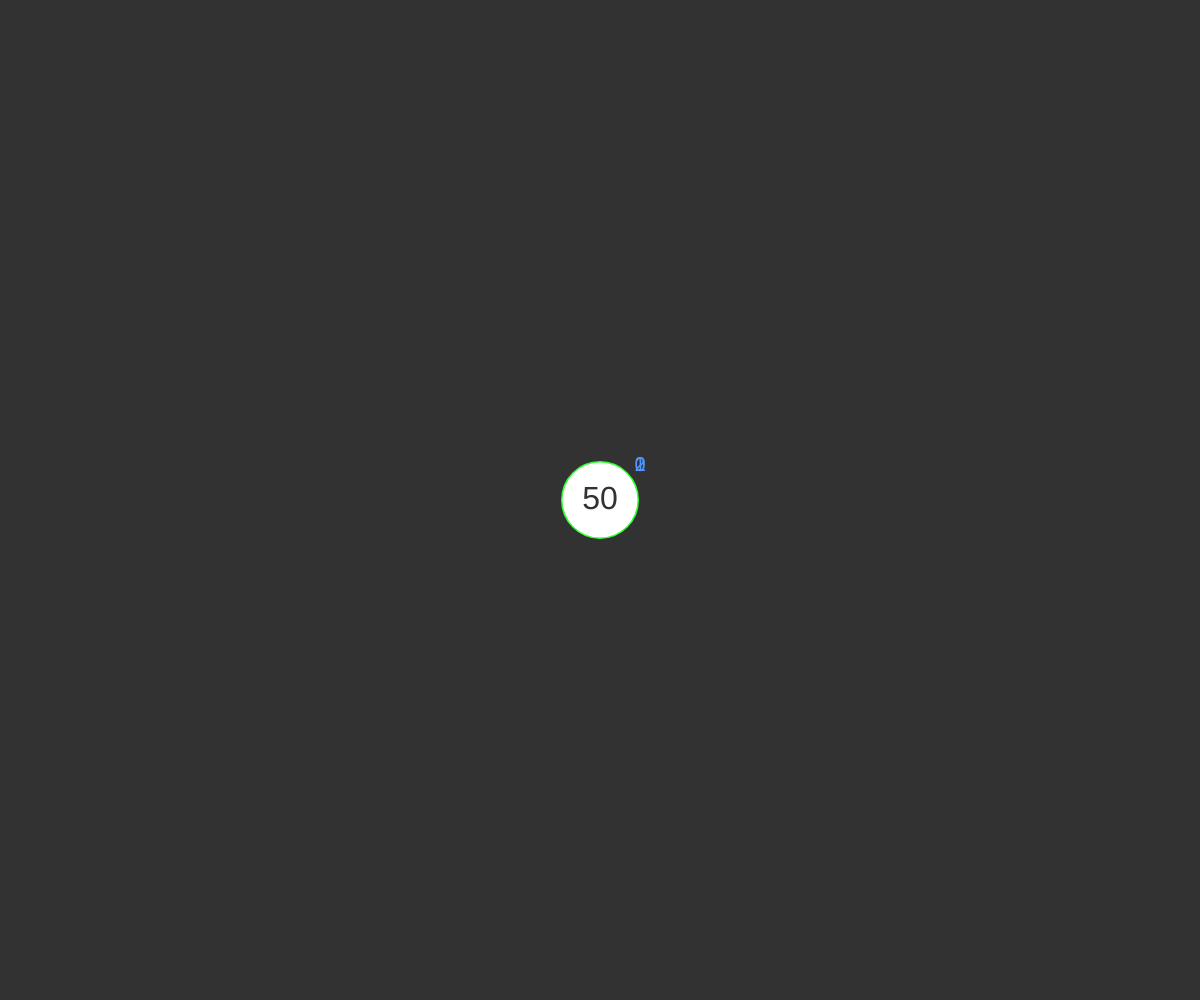
Frame 1 (no input)
Frame 60 (no input): identical to frame 1, image omitted
Frame 120 (the mouse pressed at the canvas centre since frame 60): identical to frame 1, image omitted

The p5.js sketch that drew this single still picture (run headless with seeded random() and noise() and a simulated clock; from frame 60 on, the mouse is pressed at the canvas centre):

// p5.js sketch
// ── sketch.js
// frames = JSON.parse(frames)

let nodes = {},
    edges = []

const input = [
    {
        id: 0,
        w: 10,
        edges: [ {id:1, w:10}, {id:2, w:5} ]
    },
    {
        id: 1,
        w: 2,
        edges: [ {id:2, w:4} ]
    },
    {
        id: 2,
        w: 50,
        edges: [ {id:0, w:3} ]
    }
]

function setup() {
    createCanvas(innerWidth, innerHeight)
    input.forEach(node => {
        nodes[node.id] = new Node(node)
        node.edges.forEach(edge => {
            let con = { 
                id1: node.id,
                id2: edge.id,
                w: edge.w,
                hl: true
            }
            if (!connectionExists(con)) {
                edges.push(con)
            }
        })
    })
}

function draw() {
    background(50)
    strokeWeight(1)
    textAlign(CENTER, CENTER)

    edges.forEach(edge => {
        strokeWeight(2)
        let node1 = nodes[edge.id1],
            node2 = nodes[edge.id2],
            w = edge.w
        fill(255)
        if (edge.hl) {
            stroke(255, 50, 50)
        } else {
            stroke(200)
        }
        let x1 = node1.pos.x,
            y1 = node1.pos.y,
            x2 = node2.pos.x,
            y2 = node2.pos.y
        line(x1, y1, x2, y2)
        stroke(0)
        let mid = midpoint(x1, y1, x2, y2)
        strokeWeight(3)
        text(w, mid.x, mid.y)
    })

    for (let id in nodes) {
        nodes[id].show()
    }

    if (heldNode) {
        heldNode.pos.x = mouseX
        heldNode.pos.y = mouseY
    }

    if (!mouseIsPressed) {
        heldNode = null
    }
}
// ── Node.js
function Node(data) {
    this.pos = createVector(width/2, height/2)
    this.id = data.id
    this.w = data.w
    this.data = data
    this.edges = []
    this.size = 75
}

Node.prototype.show = function() {
    fill(255)
    strokeWeight(3)
    noStroke()
    if (currentNode == this.id) {
        stroke(50,255,50)
    }
    ellipse(this.pos.x, this.pos.y, this.size)
    noStroke()
    textSize(20)
    fill(80, 150, 255)
    text(this.id, this.pos.x + 40, this.pos.y - this.size + 40)
    textSize(32)
    fill(50)
    text(this.w, this.pos.x, this.pos.y)
}

Node.prototype.intersects = function(x, y) {
    return (dist(x, y, this.pos.x, this.pos.y) - this.size) <= 0
}

let currentNode = 1
// ── helper.js
function midpoint(x1, y1, x2, y2) {
    return { 
        x: (x1 + x2)/2, 
        y: (y1 + y2)/2 
    }
}

function windowResized() {
    resizeCanvas(innerWidth, innerHeight)
}

function connectionExists(con) {
    let result = false
    edges.forEach(edge => {
        if (edge.id1 == con.id1 && edge.id2 == con.id2 ||
            edge.id2 == con.id1 && edge.id1 == con.id2
        ) {
            result = true
        }
    })
    return result
}

let heldNode = null
function mousePressed() {
    for (let id in nodes) {
        if (nodes[id].intersects(mouseX, mouseY)) {
            heldNode = nodes[id]
            break
        }
    }
}
